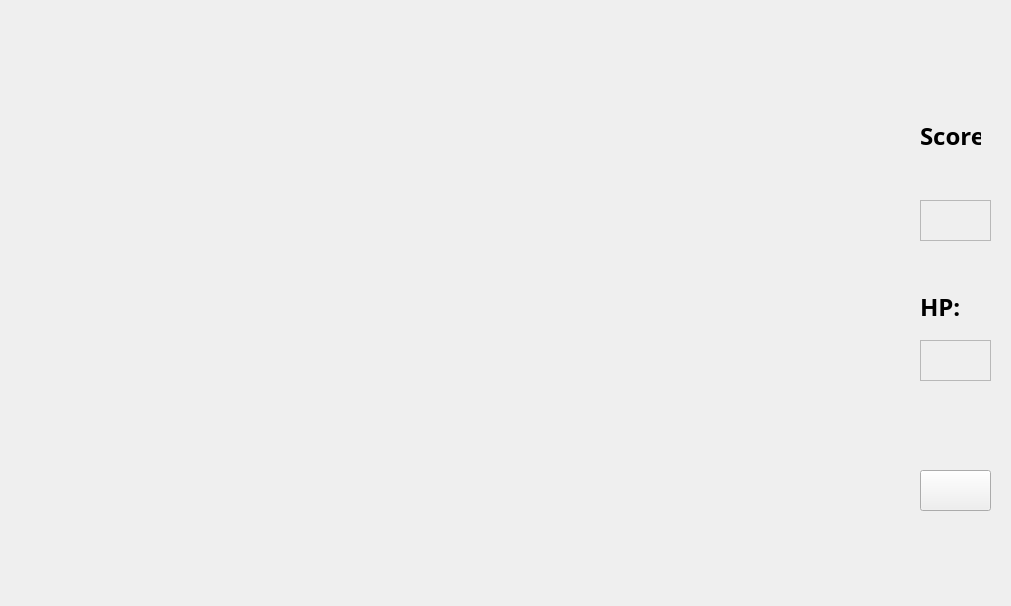
<?xml version="1.0" encoding="UTF-8"?>
<ui version="4.0">
 <class>MainWindow</class>
 <widget class="QMainWindow" name="MainWindow">
  <property name="enabled">
   <bool>true</bool>
  </property>
  <property name="geometry">
   <rect>
    <x>0</x>
    <y>0</y>
    <width>1011</width>
    <height>606</height>
   </rect>
  </property>
  <property name="font">
   <font>
    <pointsize>10</pointsize>
   </font>
  </property>
  <property name="windowTitle">
   <string>Gaming</string>
  </property>
  <property name="windowIcon">
   <iconset resource="Image.qrc">
    <normaloff>:/new/prefix1/image/Bomb_1.png</normaloff>:/new/prefix1/image/Bomb_1.png</iconset>
  </property>
  <property name="styleSheet">
   <string notr="true"/>
  </property>
  <property name="animated">
   <bool>true</bool>
  </property>
  <widget class="QWidget" name="centralWidget">
   <widget class="QTextEdit" name="L_Life">
    <property name="enabled">
     <bool>false</bool>
    </property>
    <property name="geometry">
     <rect>
      <x>920</x>
      <y>340</y>
      <width>71</width>
      <height>41</height>
     </rect>
    </property>
    <property name="font">
     <font>
      <family>Arial Black</family>
      <weight>75</weight>
      <italic>true</italic>
      <bold>true</bold>
     </font>
    </property>
    <property name="styleSheet">
     <string notr="true"/>
    </property>
    <property name="html">
     <string>&lt;!DOCTYPE HTML PUBLIC &quot;-//W3C//DTD HTML 4.0//EN&quot; &quot;http://www.w3.org/TR/REC-html40/strict.dtd&quot;&gt;
&lt;html&gt;&lt;head&gt;&lt;meta name=&quot;qrichtext&quot; content=&quot;1&quot; /&gt;&lt;style type=&quot;text/css&quot;&gt;
p, li { white-space: pre-wrap; }
&lt;/style&gt;&lt;/head&gt;&lt;body style=&quot; font-family:'Arial Black'; font-size:10pt; font-weight:600; font-style:italic;&quot;&gt;
&lt;p style=&quot;-qt-paragraph-type:empty; margin-top:0px; margin-bottom:0px; margin-left:0px; margin-right:0px; -qt-block-indent:0; text-indent:0px; font-size:9pt;&quot;&gt;&lt;br /&gt;&lt;/p&gt;&lt;/body&gt;&lt;/html&gt;</string>
    </property>
   </widget>
   <widget class="QPushButton" name="EXIT">
    <property name="enabled">
     <bool>true</bool>
    </property>
    <property name="geometry">
     <rect>
      <x>920</x>
      <y>470</y>
      <width>71</width>
      <height>41</height>
     </rect>
    </property>
    <property name="styleSheet">
     <string notr="true">border-image: url(:/new/prefix1/image/exit.jpg)</string>
    </property>
    <property name="text">
     <string/>
    </property>
   </widget>
   <widget class="QTextEdit" name="L_Score">
    <property name="enabled">
     <bool>false</bool>
    </property>
    <property name="geometry">
     <rect>
      <x>920</x>
      <y>200</y>
      <width>71</width>
      <height>41</height>
     </rect>
    </property>
    <property name="font">
     <font>
      <family>Arial Black</family>
      <pointsize>9</pointsize>
      <weight>75</weight>
      <bold>true</bold>
     </font>
    </property>
    <property name="styleSheet">
     <string notr="true"/>
    </property>
    <property name="html">
     <string>&lt;!DOCTYPE HTML PUBLIC &quot;-//W3C//DTD HTML 4.0//EN&quot; &quot;http://www.w3.org/TR/REC-html40/strict.dtd&quot;&gt;
&lt;html&gt;&lt;head&gt;&lt;meta name=&quot;qrichtext&quot; content=&quot;1&quot; /&gt;&lt;style type=&quot;text/css&quot;&gt;
p, li { white-space: pre-wrap; }
&lt;/style&gt;&lt;/head&gt;&lt;body style=&quot; font-family:'Arial Black'; font-size:9pt; font-weight:600; font-style:normal;&quot;&gt;
&lt;p style=&quot;-qt-paragraph-type:empty; margin-top:0px; margin-bottom:0px; margin-left:0px; margin-right:0px; -qt-block-indent:0; text-indent:0px; font-family:'Agency FB'; font-size:11pt;&quot;&gt;&lt;br /&gt;&lt;/p&gt;&lt;/body&gt;&lt;/html&gt;</string>
    </property>
   </widget>
   <widget class="QLabel" name="label">
    <property name="geometry">
     <rect>
      <x>920</x>
      <y>120</y>
      <width>61</width>
      <height>31</height>
     </rect>
    </property>
    <property name="font">
     <font>
      <family>Agency FB</family>
      <pointsize>18</pointsize>
      <weight>75</weight>
      <bold>true</bold>
     </font>
    </property>
    <property name="text">
     <string>Score:</string>
    </property>
   </widget>
   <widget class="QLabel" name="label_2">
    <property name="geometry">
     <rect>
      <x>920</x>
      <y>290</y>
      <width>41</width>
      <height>31</height>
     </rect>
    </property>
    <property name="font">
     <font>
      <family>Agency FB</family>
      <pointsize>18</pointsize>
      <weight>75</weight>
      <bold>true</bold>
     </font>
    </property>
    <property name="text">
     <string>&lt;html&gt;&lt;head/&gt;&lt;body&gt;&lt;p&gt;HP:&lt;/p&gt;&lt;/body&gt;&lt;/html&gt;</string>
    </property>
   </widget>
  </widget>
 </widget>
 <layoutdefault spacing="6" margin="11"/>
 <resources>
  <include location="Image.qrc"/>
 </resources>
 <connections/>
</ui>
